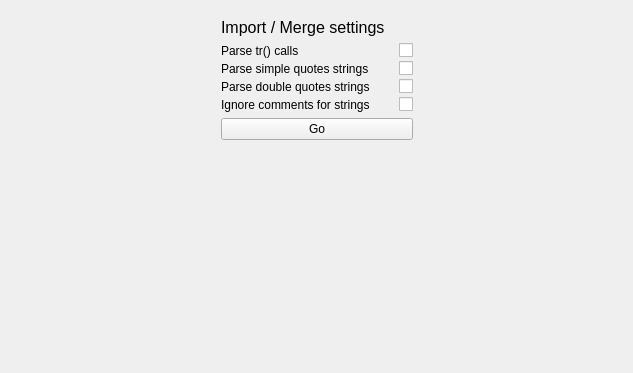
<?xml version="1.0" encoding="UTF-8"?>
<ui version="4.0">
 <class>ImportMergeWidget</class>
 <widget class="QWidget" name="ImportMergeWidget">
  <property name="geometry">
   <rect>
    <x>0</x>
    <y>0</y>
    <width>633</width>
    <height>373</height>
   </rect>
  </property>
  <property name="windowTitle">
   <string>Form</string>
  </property>
  <layout class="QVBoxLayout" name="verticalLayout_2">
   <property name="spacing">
    <number>0</number>
   </property>
   <property name="leftMargin">
    <number>0</number>
   </property>
   <property name="topMargin">
    <number>0</number>
   </property>
   <property name="rightMargin">
    <number>0</number>
   </property>
   <property name="bottomMargin">
    <number>0</number>
   </property>
   <item>
    <widget class="QScrollArea" name="scrollArea">
     <property name="frameShape">
      <enum>QFrame::NoFrame</enum>
     </property>
     <property name="widgetResizable">
      <bool>true</bool>
     </property>
     <widget class="QWidget" name="scrollAreaWidgetContents">
      <property name="geometry">
       <rect>
        <x>0</x>
        <y>0</y>
        <width>633</width>
        <height>373</height>
       </rect>
      </property>
      <layout class="QHBoxLayout" name="horizontalLayout_2">
       <item>
        <spacer name="horizontalSpacer">
         <property name="orientation">
          <enum>Qt::Horizontal</enum>
         </property>
         <property name="sizeHint" stdset="0">
          <size>
           <width>40</width>
           <height>20</height>
          </size>
         </property>
        </spacer>
       </item>
       <item>
        <widget class="QWidget" name="settingsWidget_2" native="true">
         <layout class="QVBoxLayout" name="verticalLayout">
          <item>
           <widget class="QLabel" name="label_21">
            <property name="font">
             <font>
              <pointsize>12</pointsize>
             </font>
            </property>
            <property name="text">
             <string>Import / Merge settings</string>
            </property>
           </widget>
          </item>
          <item>
           <layout class="QFormLayout" name="formLayout">
            <property name="horizontalSpacing">
             <number>3</number>
            </property>
            <property name="verticalSpacing">
             <number>3</number>
            </property>
            <item row="0" column="0">
             <widget class="QLabel" name="label">
              <property name="text">
               <string>Parse tr() calls</string>
              </property>
             </widget>
            </item>
            <item row="0" column="1">
             <widget class="QCheckBox" name="parseTrCalls">
              <property name="layoutDirection">
               <enum>Qt::RightToLeft</enum>
              </property>
              <property name="text">
               <string/>
              </property>
             </widget>
            </item>
            <item row="1" column="0">
             <widget class="QLabel" name="label_2">
              <property name="text">
               <string>Parse simple quotes strings</string>
              </property>
             </widget>
            </item>
            <item row="1" column="1">
             <widget class="QCheckBox" name="parseSimpleQuotes">
              <property name="minimumSize">
               <size>
                <width>40</width>
                <height>0</height>
               </size>
              </property>
              <property name="layoutDirection">
               <enum>Qt::RightToLeft</enum>
              </property>
              <property name="text">
               <string/>
              </property>
             </widget>
            </item>
            <item row="2" column="0">
             <widget class="QLabel" name="label_3">
              <property name="text">
               <string>Parse double quotes strings</string>
              </property>
             </widget>
            </item>
            <item row="2" column="1">
             <widget class="QCheckBox" name="parseDoubleQuotes">
              <property name="layoutDirection">
               <enum>Qt::RightToLeft</enum>
              </property>
              <property name="text">
               <string/>
              </property>
             </widget>
            </item>
            <item row="3" column="0">
             <widget class="QLabel" name="label_4">
              <property name="text">
               <string>Ignore comments for strings</string>
              </property>
             </widget>
            </item>
            <item row="3" column="1">
             <widget class="QCheckBox" name="ignoreComments">
              <property name="layoutDirection">
               <enum>Qt::RightToLeft</enum>
              </property>
              <property name="text">
               <string/>
              </property>
             </widget>
            </item>
           </layout>
          </item>
          <item>
           <widget class="QPushButton" name="goButton">
            <property name="text">
             <string>Go</string>
            </property>
            <property name="icon">
             <iconset resource="resources.qrc">
              <normaloff>:/icons/add</normaloff>:/icons/add</iconset>
            </property>
           </widget>
          </item>
          <item>
           <spacer name="verticalSpacer_9">
            <property name="orientation">
             <enum>Qt::Vertical</enum>
            </property>
            <property name="sizeHint" stdset="0">
             <size>
              <width>20</width>
              <height>40</height>
             </size>
            </property>
           </spacer>
          </item>
         </layout>
        </widget>
       </item>
       <item>
        <spacer name="horizontalSpacer_2">
         <property name="orientation">
          <enum>Qt::Horizontal</enum>
         </property>
         <property name="sizeHint" stdset="0">
          <size>
           <width>40</width>
           <height>20</height>
          </size>
         </property>
        </spacer>
       </item>
      </layout>
     </widget>
    </widget>
   </item>
  </layout>
 </widget>
 <resources>
  <include location="resources.qrc"/>
 </resources>
 <connections/>
</ui>
